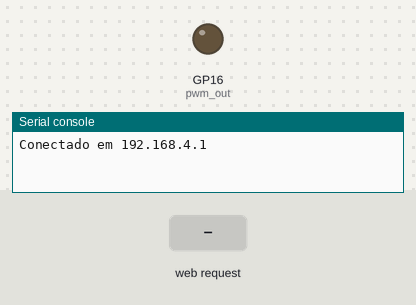
Simulated run of this program. Board: Raspberry Pi Pico running MicroPython. Shown: output pins drawn as LEDs (lit = HIGH), the last lines printed to the serial console. The test bench sets the inputs (shaded band). The board's own WiFi access point starts at once; the clock reads 2024-03-15 10:24:30 at power-on unless the program sets it.

Above: at 1.2 s.
1.3 s: HTTP request GET /lockin received
At 2.5 s:
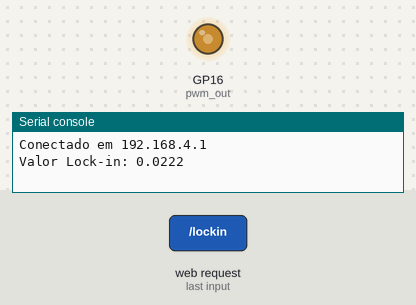
Timing chart, 0 to 4.3 s (numbered marks = the images above; inputs shaded):
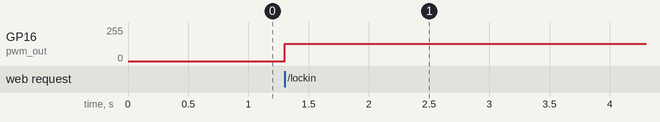

The program:

weblockin.py
```python
import time
import network
import socket
from lockin import main_lock_in

# Configuração Wi-Fi
ssid = 'eel7121'
password = 'ufsc2023'

def connect():
    wlan = network.WLAN(network.AP_IF)
    wlan.config(essid=ssid, password=password)
    wlan.active(True)

    while not wlan.active():
        print("Aguardando conexão...")
        time.sleep(1)

    ip = wlan.ifconfig()[0]
    print(f"Conectado em {ip}")
    return ip

# Servidor para exibir o gráfico
import time
import json

def serve(connection):
    lock_in_values = []
    time_values = []
    start_time = time.time()

    while True:
        client = connection.accept()[0]
        request = client.recv(1024).decode()

        if "/lockin" in request:
            current_time = time.time() - start_time
            lock_in_value = main_lock_in()  # Chama a função principal do arquivo `main`

            # Concatenando as novas listas aos dados antigos
            lock_in_values = lock_in_values + [lock_in_value]  # Concatena os novos valores à lista existente
            time_values = time_values + [current_time]  # Adiciona o current_time como uma nova lista

            # Mantém os dados para 100 amostras no gráfico
            if len(lock_in_values) > 100:
                lock_in_values = lock_in_values[1:]  # Remove o primeiro item (o mais antigo)
                time_values = time_values[1:]  # Remove o primeiro item de tempo

            # Prepara a resposta JSON
            response = {
                "time": time_values,
                "values": lock_in_values
            }

            # Envia a resposta HTTP com JSON
            client.send("HTTP/1.0 200 OK\r\nContent-Type: application/json\r\n\r\n")
            client.send(json.dumps(response))  # Converte o dicionário para JSON
            client.close()
        else:
            html = web_page()  # Função que gera a página HTML
            client.send("HTTP/1.0 200 OK\r\nContent-Type: text/html\r\n\r\n")
            client.send(html)
            client.close()


# Página HTML com gráfico
def web_page():
    html = """
    <!DOCTYPE html>
    <html>
    <head>
        <meta name="viewport" content="width=device-width, initial-scale=1">
        <script src="https://cdn.jsdelivr.net/npm/chart.js"></script>
    </head>
    <body>
        <h2>Lock-In Detection - Real-Time Plot</h2>
        <canvas id="chart" width="400" height="200"></canvas>
        <script>
            const ctx = document.getElementById('chart').getContext('2d');
            const chart = new Chart(ctx, {
                type: 'line',
                data: {
                    labels: [],
                    datasets: [{
                        label: 'Lock-In Value',
                        data: [],
                        borderColor: 'rgba(75, 192, 192, 1)',
                        borderWidth: 2,
                        fill: false
                    }]
                },
                options: {
                    scales: {
                        x: { title: { display: true, text: 'Time (s)' } },
                        y: { title: { display: true, text: 'Lock-In Value' } }
                    }
                }
            });

            function updateChart() {
                fetch('/lockin')
                    .then(response => response.json())
                    .then(data => {
                        chart.data.labels = data.time.map(t => t.toFixed(2));
                        chart.data.datasets[0].data = data.values.map(v => v.toFixed(4));
                        chart.update();
                    });
            }

            setInterval(updateChart, 500);
        </script>
    </body>
    </html>
    """
    return html

def open_socket(ip):
    address = (ip, 80)
    connection = socket.socket()
    connection.bind(address)
    connection.listen(2)
    return connection

# Inicializa o servidor
try:
    ip = connect()
    connection = open_socket(ip)
    serve(connection)
except KeyboardInterrupt:
    print("Servidor encerrado.")
```

lockin.py
```python
import time
from machine import Pin, PWM, ADC

# Configuração do PWM (saída) e ADC (entrada)
pwm_out = PWM(Pin(16))
pwm_out.freq(1000)
adc_in = ADC(Pin(26))

# Configuração inicial de parâmetros para o lock-in
samples = 100
amp = 2**15
freq_ref_initial = 5.1
intervalo_ref_initial = 1 / freq_ref_initial
previous_input_value = 0
signals = []

# Função para implementar um filtro passa-baixa simples
def low_pass_filter(input_signal, previous_output, alpha=0.1):
    return alpha * input_signal + (1 - alpha) * previous_output


def read_adc():
    conversion_factor = 3.3 / 65535
    return adc_in.read_u16() * conversion_factor

# Função para calcular a média dos sinais armazenados
def calculate_average_signal(signals):
    return sum(signals) / len(signals)

# Função para calcular o valor de lock-in
def lock_in_detection(input_signal, average_signal):
    """
    Realiza a multiplicação do sinal de entrada com o sinal médio.
    input_signal: sinal de entrada filtrado
    average_signal: média acumulada do sinal (referência)
    """
    return input_signal * average_signal  # Multiplica os dois sinais

lock_in_values = []

# Função principal que implementa o algoritmo de lock-in
def main_lock_in():
    global previous_input_value, signals

    # Leitura e pré-processamento do sinal de entrada
    x = 0.5 + 0.6 * read_adc()  # Escala e desloca o valor do ADC
    filtered_input = low_pass_filter(x, previous_input_value)  # Aplica o filtro passa-baixa
    signals = signals + [filtered_input]  # Adiciona o valor filtrado à lista de sinais

    # Garante que a lista de sinais não exceda o número de amostras
    if len(signals) > samples:
        signals.pop(0)  # Remove o valor mais antigo

    # Calcula o valor médio do sinal
    average_signal = calculate_average_signal(signals)

    # Calcula o valor de lock-in
    lock_in_value = lock_in_detection(filtered_input, average_signal)

    # Calcula o duty cycle para o PWM com base no valor de lock-in
    duty_cycle = round(amp * (1 + lock_in_value))  # Ajusta a escala para o PWM
    pwm_out.duty_u16(duty_cycle)  # Aplica o duty cycle no PWM

    # Exibe o valor de lock-in no console
    print(f"Valor Lock-in: {lock_in_value:.4f}")

    # Aguarda o próximo intervalo baseado na frequência de referência
    time.sleep(intervalo_ref_initial / samples)

    # Atualiza o valor filtrado anterior para a próxima iteração
    previous_input_value = filtered_input

    # Retorna o valor calculado de lock-in
    return lock_in_value
```

Measured:
- after the input at 1.3 s, GP16 (pwm_out): 0/255 → 130/255 at once
